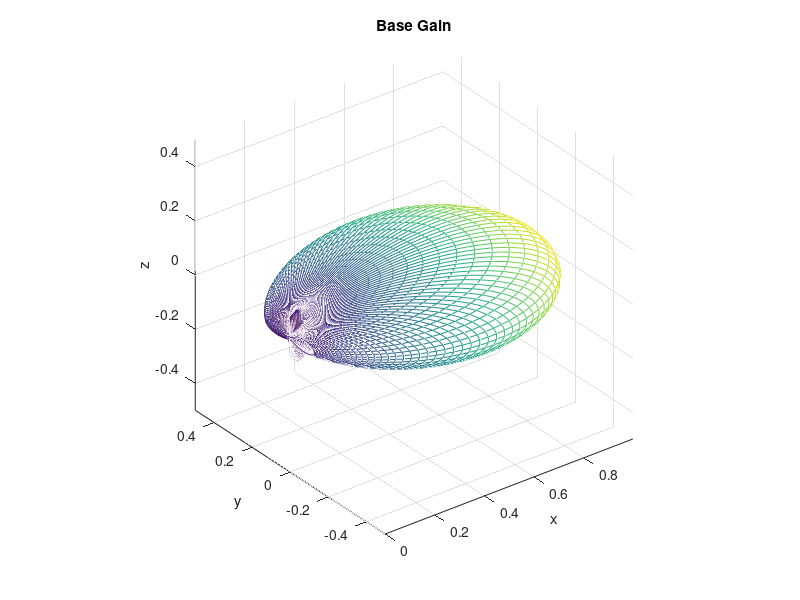
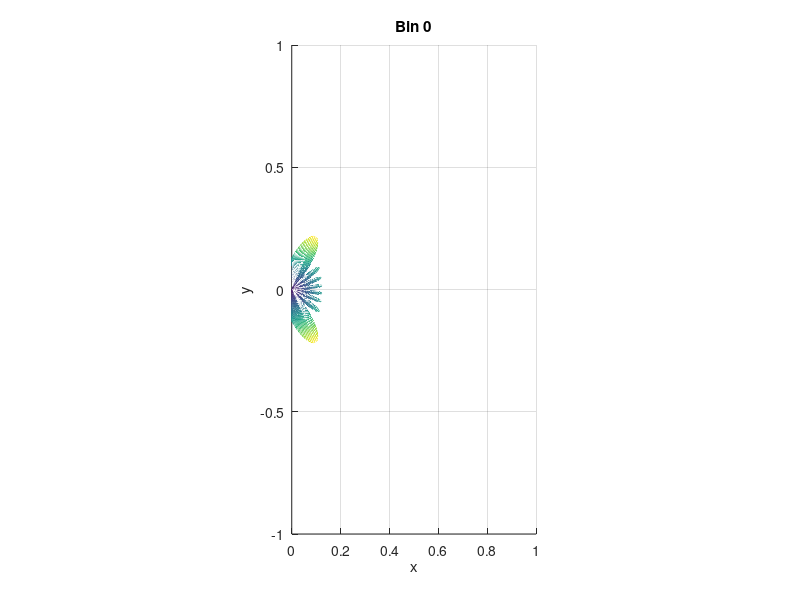
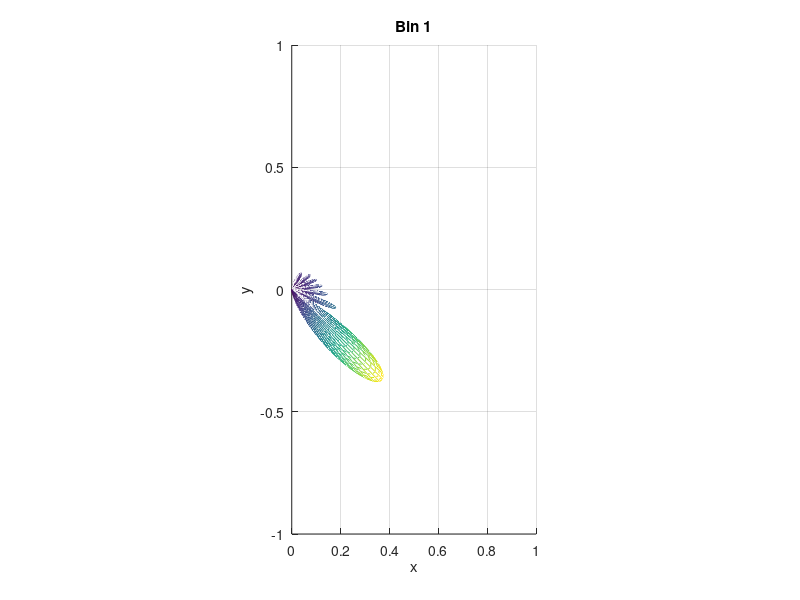
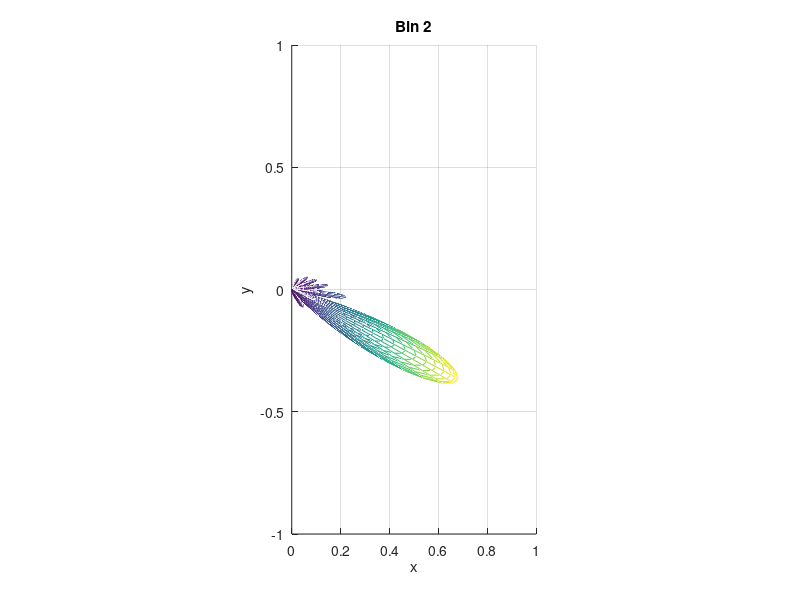

Write MATLAB code to recreate these figures, in order.
[theta, phi] = meshgrid(linspace(-pi/2,pi/2,100),linspace(-pi/2,pi/2,100));

x = cos(phi).*cos(theta);
y = cos(phi).*sin(theta);
z = sin(phi);

theta_ = theta / pi * 180 / 56;
phi_ = phi / pi * 180 / 56;

gaindb = ((0.14*theta_.^6+0.13*theta_.^4-8.2*theta_.^2)+(3.1*phi_.^8-22*phi_.^6+54*phi_.^4-55*phi_.^2));
gain = 10.^(gaindb/20);

figure;
mesh(gain.*x,gain.*y,gain.*z,'CData',gain)
axis equal;axis vis3d
xlabel('x');ylabel('y');zlabel('z');
title('Base Gain');

N = 8;
w = sin(theta)*pi;
a = ones(N,1);
n = 0:N-1;

for b = 0:N-1
    bin = (b/N * 2 - 1)*pi;
    arrayfactor = reshape(abs(exp(-1j*n.'*(w(:).'-bin)).'*a)/N, size(w));
    figure;
    mesh(gain.*arrayfactor.*x,gain.*arrayfactor.*y,gain.*arrayfactor.*z,'CData',gain.*arrayfactor)
    axis equal;axis vis3d;
    view(2);
    xlim([0,1]);
    ylim([-1,1]);
    zlim([-1,1]);
    xlabel('x');ylabel('y');zlabel('z');
    title(sprintf('Bin %d', b));
end
